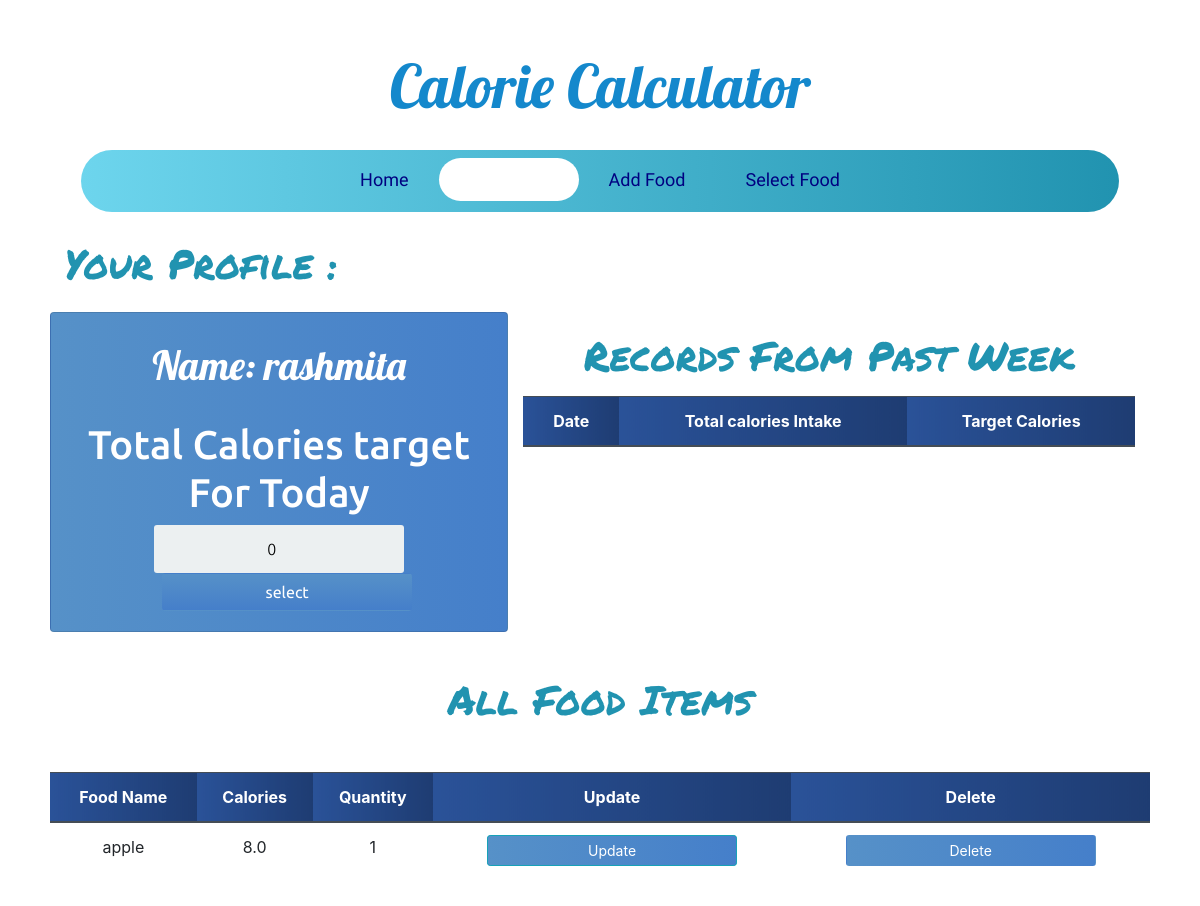
/profile/ (signed in), run on the app's committed database.
### calorieapp/models.py (models this page shows, shortened)
class Profile(models.Model):
	person_of = models.ForeignKey(User,null=True,on_delete=models.CASCADE)
	calorie_count = models.FloatField(default=0,null=True,blank=True)
	food_selected = models.ForeignKey(Food,on_delete=models.CASCADE,null=True,blank=True)
	quantity = models.FloatField(default=0)
	total_calorie = models.FloatField(default=0,null=True)
	date = models.DateField(auto_now_add = True)
	calorie_goal = models.PositiveIntegerField(default=0)
	all_food_selected_today = models.ManyToManyField(Food,through='PostFood',related_name='inventory')

class Food(models.Model):
	name = models.CharField(max_length=200 ,null=False)
	quantity = models.PositiveIntegerField(null=False,default=0)
	calorie = models.FloatField(null=False,default=0)
	person_of = models.ForeignKey(User,null=True,on_delete=models.CASCADE)

### calorieapp/views.py (the view)
# urls.py: path('profile/',ProfilePage,name='profile'),
@login_required
def ProfilePage(request):
	person = Profile.objects.filter(person_of=request.user).last()
	food_items = Food.objects.filter(person_of=request.user)
	form = ProfileForm(instance=person)
	if request.method == 'POST':
		form = ProfileForm(request.POST,instance=person)
		if form.is_valid():
			form.save()
			return redirect('profile')
	else:
		form = ProfileForm(instance=person)
	some_day_last_week = timezone.now().date() -timedelta(days=7)
	records=Profile.objects.filter(date__gte=some_day_last_week,date__lt=timezone.now().date(),person_of=request.user)
	context = {'form':form,'food_items':food_items,'records':records}
	return render(request, 'profile.html',context)

### calorieapp/forms.py
class ProfileForm(forms.ModelForm):
	class Meta:
		model = Profile
		fields = ('calorie_goal',)

### templates/profile.html (shortened to what this page needs)
{% extends 'base.html' %}
{% block content %}
<div class="container-fluid">
    <h1 class="headline">Your Profile :</h1>
        <div class="row mt-4 mb-4">
            <div class="col-lg-5 card card-body">
            <div class="app-title">
                <h1 class="text-center profile-text mt-2">Name: {{ request.user }} </h1>
            </div>
            <form method="POST" action="" class="login-form pt-4">
                {% for field in form %}
                <h1> Total Calories target For Today</h1>
                {{ field }}
                {% endfor %}
                <input class="btn login_btn profile-submit ml-3" type="submit" value="select">
            </form>
        </div>
        <div class="col-lg-7">
        <h1 class="text-center headline pb-2">Records From Past Week</h1>
        <table class="table text-center">
            <thead class="thead-dark">
                <tr>
                    <th scope="col">Date</th>
                    <th scope="col">Total calories Intake</th>
                    <th scope="col"> Target Calories </th>
                </tr>
            </thead>
        </table>
    </div>
     </div>
    <h1 class="text-center headline">All Food Items</h1>
     <div class="row mt-5">
      <table class="table text-center">
            <thead class="thead-dark">
                <tr>
                    <th scope="col">Food Name</th>
                    <th scope="col">Calories</th>
                    <th scope="col">Quantity</th>
                    <th scope="col">Update</th>
                    <th scope="col">Delete</th>
                </tr>
            </thead>
            <tbody>
                {% for food in food_items %}
                <tr>
                    <td>{{ food.name }}</td>
                    <td>{{ food.calorie }}</td>
                    <td>{{ food.quantity }}</td>
                    <td><a class="btn btn-sm btn-info" href="{% url 'update_food' food.id %}">Update</a></td>
                    <td><a class="btn btn-sm " href="{% url 'delete_food' food.id %}">Delete</a></td>
                </tr>
                {% endfor %}
            </tbody>
        </table>
    </div>
</div>
{% endblock content %}

### static/css/base.css (style rules this page uses)
a { text-decoration:none !important; }
body { font-family: Arial; background-color: #3498DB; padding: 50px; }
.app-title { text-align: center; color: #777; }
.login-form { text-align: center; }
input { text-align: center; background-color: #ECF0F1; border: 2px solid transparent; border-radius: 3px; font-size: 16px; font-weight: 200; padding: 10px 0; width: 250px; transition: border .5s; }
.btn { background: #457fca; background: -webkit-linear-gradient(to right, #5691c8, #457fca); background: linear-gradient(to right, #5691c8, #457fca); color: white !important; font-size: 16px; line-height: 25px; padding: 10px 0; text-decoration: none; text-shadow: none; border-radius: 3px; box-shadow: none; transition: 0.25s; display: block; width: 250px; margin: 0 auto; }
.card { background: #457fca; background: -webkit-linear-gradient(to right, #5691c8, #457fca); background: linear-gradient(to right, #5691c8, #457fca); color:white; }
.card::before, .card::after { position: absolute; top: 0; right: 0; bottom: 0; left: 0; transform: scale3d(0, 0, 1); transition: transform .3s ease-out 0s; background: rgba(255, 255, 255, 0.1); content: ''; pointer-events: none; }
.card::before { transform-origin: left top; }
.card::after { transform-origin: right bottom; }
th { background: #1e3c72; background: -webkit-linear-gradient(to right, #2a5298, #1e3c72); background: linear-gradient(to right, #2a5298, #1e3c72); }
.card { font-family: 'Grandstander', cursive; font-family: 'Ubuntu', sans-serif; }
.headline { font-family: 'Permanent Marker', cursive; padding-top:20px; color: #2193b0; color: -webkit-linear-gradient(to right, #6dd5ed, #2193b0); color: linear-gradient(to right, #6dd5ed, #2193b0); }
.profile-text { color:white; font-family: 'Lobster', cursive; }
.table { background-color: white; color: #18AD7C; }
.profile-submit { background: #457fca; background: -webkit-linear-gradient(to bottom, #5691c8, #457fca); background: linear-gradient(to bottom, #5691c8, #457fca); }

### data on the page
Profile: form "0"
Food: name "apple", calorie "8.0", quantity "1"

### other printed values
{{ request.user }} "rashmita"
